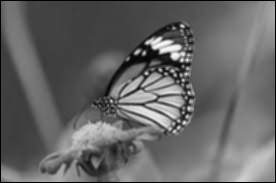
#> input picture results/blurred.jpg, 276 x 183 px, given in place of butterfly.jpg, which was not available
$ python convolution.py
#> lines starting #> are read from the running program, lines starting #| are printed output that depends on the picture; pictures that were not available may be replaced by others from this repository, and a replacement may not be noted
import cv2
import numpy as np
import os
import time

BASE = os.path.dirname(os.path.abspath(__file__))
img_path = os.path.join(BASE, "../data/butterfly.jpg")
RESULTS_DIR = os.path.join(BASE, "../results")

img = cv2.imread(img_path)
#> img is the input picture: shape (183, 276, 3); min 0, max 250, mean 101.2
gray = cv2.cvtColor(img,cv2.COLOR_BGR2GRAY)

def conv_2d (image , kernel):
    h,w = image.shape
#> h = 183; w = 276
    kh, kw = kernel.shape
    kh_half , kw_half = kh//2 , kw//2
    output = np.zeros_like(image,dtype=np.float32)
    for i in range(kh_half,h-kh_half):
        for j in range(kw_half,w-kw_half):
            total = 0
            for m in range(kh):
                for n in range(kw):
                    total += image[i - kh_half +m , j - kw_half +n] * kernel[m,n]
            output[i][j] = total
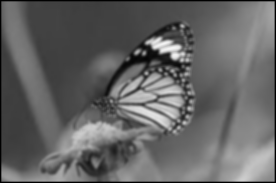
#> output: shape (183, 276) float32; min 0, max 244.1, mean 100.5
    return output

blur = np.ones((3,3),dtype=np.float32) / 9.0
sharpen = np.array([[0,-1,0],[-1,5,-1],[0,-1,0]],dtype=np.float32)

blurred = conv_2d(gray, blur)
sharpened = conv_2d(gray, sharpen)
#> after the loop in conv_2d (call 2), `for i in range(kh_half,h-kh_half):`:
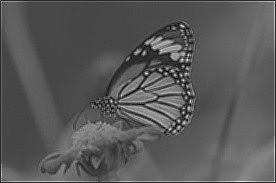
#> output: shape (183, 276) float32; min -92, max 464, mean 103.1; drawn with min black and max white

blurred_clipped = np.clip(blurred ,0,255).astype(np.uint8)
sharpened_clipped = np.clip(sharpened,0,255).astype(np.uint8)
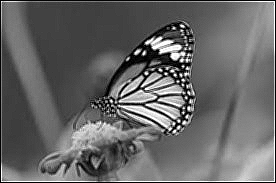
#> sharpened_clipped: shape (183, 276); min 0, max 255, mean 102.8

cv2.imshow("blurred",blurred_clipped)
cv2.imshow("sharpened",sharpened_clipped)

blurred_path = os.path.join(RESULTS_DIR,"blurred.jpg")
sharpened_path = os.path.join(RESULTS_DIR,"sharpened.jpg")
original_path = os.path.join(RESULTS_DIR,"original.jpg")

cv2.imwrite(blurred_path, blurred_clipped)
cv2.imwrite(sharpened_path, sharpened_clipped)
cv2.imwrite(original_path, gray)

start = time.time()
blurred_manual = conv_2d(gray, blur)
manual_time = time.time() - start

start = time.time()
blurred_cv = cv2.filter2D(gray, -1, blur)
cv_time = time.time() - start

print(f"Manual: {manual_time:.3f}s")
print(f"OpenCV: {cv_time:.3f}s")
print(f"Speedup: {manual_time/cv_time:.0f}x")

cv2.waitKey(0)
cv2.destroyAllWindows()
